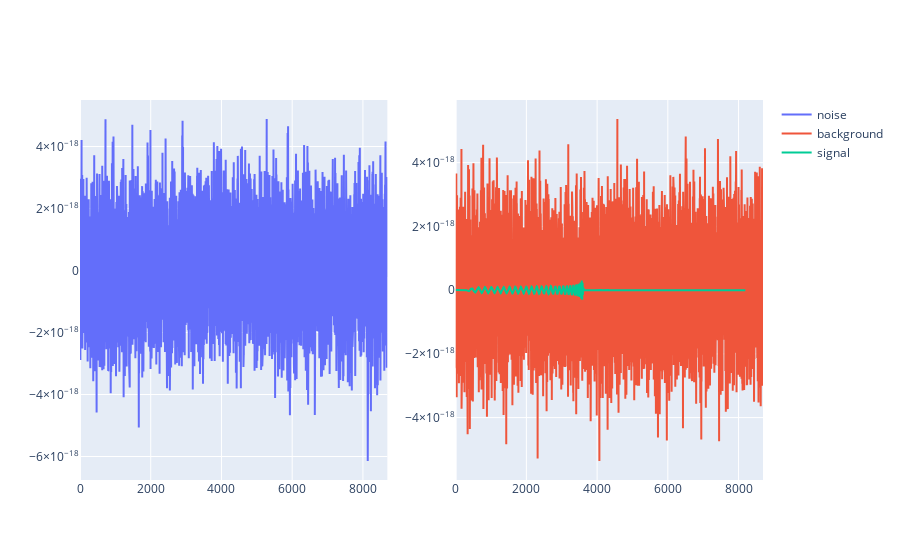

Source (notebook cell):
### Code cell
import numpy as np
from plotly.subplots import make_subplots
import plotly.graph_objects as go

# get the index corresponding to the first pure noise time series
background_idx = np.argmin(labels)
# get the index corresponding to the first noise + gravitational wave time series
signal_idx = np.argmax(labels)

ts_noise = noisy_signals[background_idx]
ts_background = noisy_signals[signal_idx]
ts_signal = gw_signals[signal_idx]

fig = make_subplots(rows=1, cols=2)

fig.add_trace(
    go.Scatter(x=list(range(len(ts_noise))), y=ts_noise, mode="lines", name="noise"),
    row=1,
    col=1,
)

fig.add_trace(
    go.Scatter(
        x=list(range(len(ts_background))),
        y=ts_background,
        mode="lines",
        name="background",
    ),
    row=1,
    col=2,
)

fig.add_trace(
    go.Scatter(x=list(range(len(ts_signal))), y=ts_signal, mode="lines", name="signal"),
    row=1,
    col=2,
)
fig.show()

### Figure 1 — Plotly figure (JSON) as saved in the notebook; plotly's stock layout.template omitted (floating-point values rounded to 4 significant figures; data arrays with more than 128 entries replaced by an {"elided": "..."} marker saying what was removed)
{"data": [{"mode": "lines", "name": "noise", "type": "scatter", "x": {"elided": "8692 int values"}, "xaxis": "x", "y": {"elided": "8692 float values"}, "yaxis": "y"}, {"mode": "lines", "name": "background", "type": "scatter", "x": {"elided": "8692 int values"}, "xaxis": "x2", "y": {"elided": "8692 float values"}, "yaxis": "y2"}, {"mode": "lines", "name": "signal", "type": "scatter", "x": {"elided": "8192 int values"}, "xaxis": "x2", "y": {"elided": "8192 float values"}, "yaxis": "y2"}], "layout": {"xaxis": {"anchor": "y", "domain": [0, 0.45]}, "xaxis2": {"anchor": "y2", "domain": [0.55, 1]}, "yaxis": {"anchor": "x", "domain": [0, 1]}, "yaxis2": {"anchor": "x2", "domain": [0, 1]}}}
